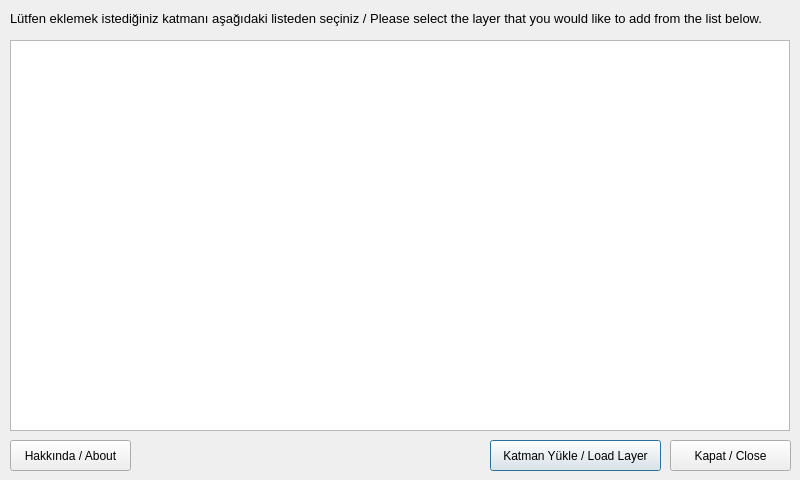
<?xml version="1.0" encoding="UTF-8"?>
<ui version="4.0">
 <class>OpenAtlasTurkeyDialogBase</class>
 <widget class="QDialog" name="OpenAtlasTurkeyDialogBase">
  <property name="geometry">
   <rect>
    <x>0</x>
    <y>0</y>
    <width>800</width>
    <height>480</height>
   </rect>
  </property>
  <property name="minimumSize">
   <size>
    <width>800</width>
    <height>480</height>
   </size>
  </property>
  <property name="maximumSize">
   <size>
    <width>800</width>
    <height>480</height>
   </size>
  </property>
  <property name="baseSize">
   <size>
    <width>0</width>
    <height>-1</height>
   </size>
  </property>
  <property name="windowTitle">
   <string>Open Atlas Turkey</string>
  </property>
  <property name="windowIcon">
   <iconset>
    <normaloff>:/plugins/OpenAtlasTurkey/icon.png</normaloff>:/plugins/OpenAtlasTurkey/icon.png</iconset>
  </property>
  <widget class="QTableWidget" name="tableWidget">
   <property name="geometry">
    <rect>
     <x>10</x>
     <y>40</y>
     <width>780</width>
     <height>391</height>
    </rect>
   </property>
   <property name="selectionMode">
    <enum>QAbstractItemView::SingleSelection</enum>
   </property>
   <property name="selectionBehavior">
    <enum>QAbstractItemView::SelectRows</enum>
   </property>
  </widget>
  <widget class="QPushButton" name="LoadLayer">
   <property name="geometry">
    <rect>
     <x>490</x>
     <y>440</y>
     <width>171</width>
     <height>31</height>
    </rect>
   </property>
   <property name="text">
    <string>Katman Yükle / Load Layer</string>
   </property>
  </widget>
  <widget class="QPushButton" name="AboutButton">
   <property name="geometry">
    <rect>
     <x>10</x>
     <y>440</y>
     <width>121</width>
     <height>31</height>
    </rect>
   </property>
   <property name="text">
    <string>Hakkında / About</string>
   </property>
  </widget>
  <widget class="QPushButton" name="CloseButton">
   <property name="geometry">
    <rect>
     <x>670</x>
     <y>440</y>
     <width>121</width>
     <height>31</height>
    </rect>
   </property>
   <property name="text">
    <string>Kapat / Close</string>
   </property>
  </widget>
  <widget class="QLabel" name="label">
   <property name="geometry">
    <rect>
     <x>10</x>
     <y>10</y>
     <width>780</width>
     <height>16</height>
    </rect>
   </property>
   <property name="font">
    <font>
     <pointsize>10</pointsize>
    </font>
   </property>
   <property name="text">
    <string>Lütfen eklemek istediğiniz katmanı aşağıdaki listeden seçiniz / Please select the layer that you would like to add from the list below.</string>
   </property>
  </widget>
 </widget>
 <resources/>
 <connections/>
</ui>
